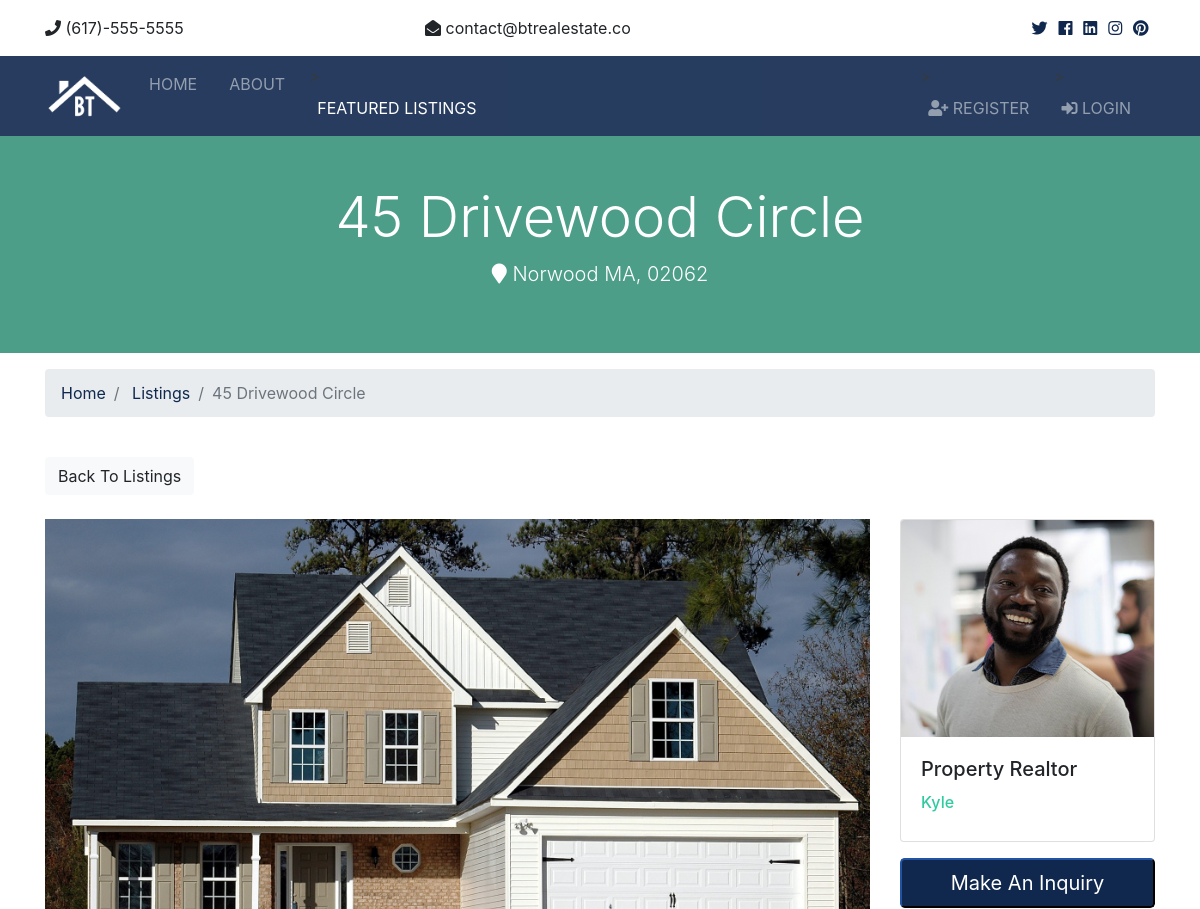
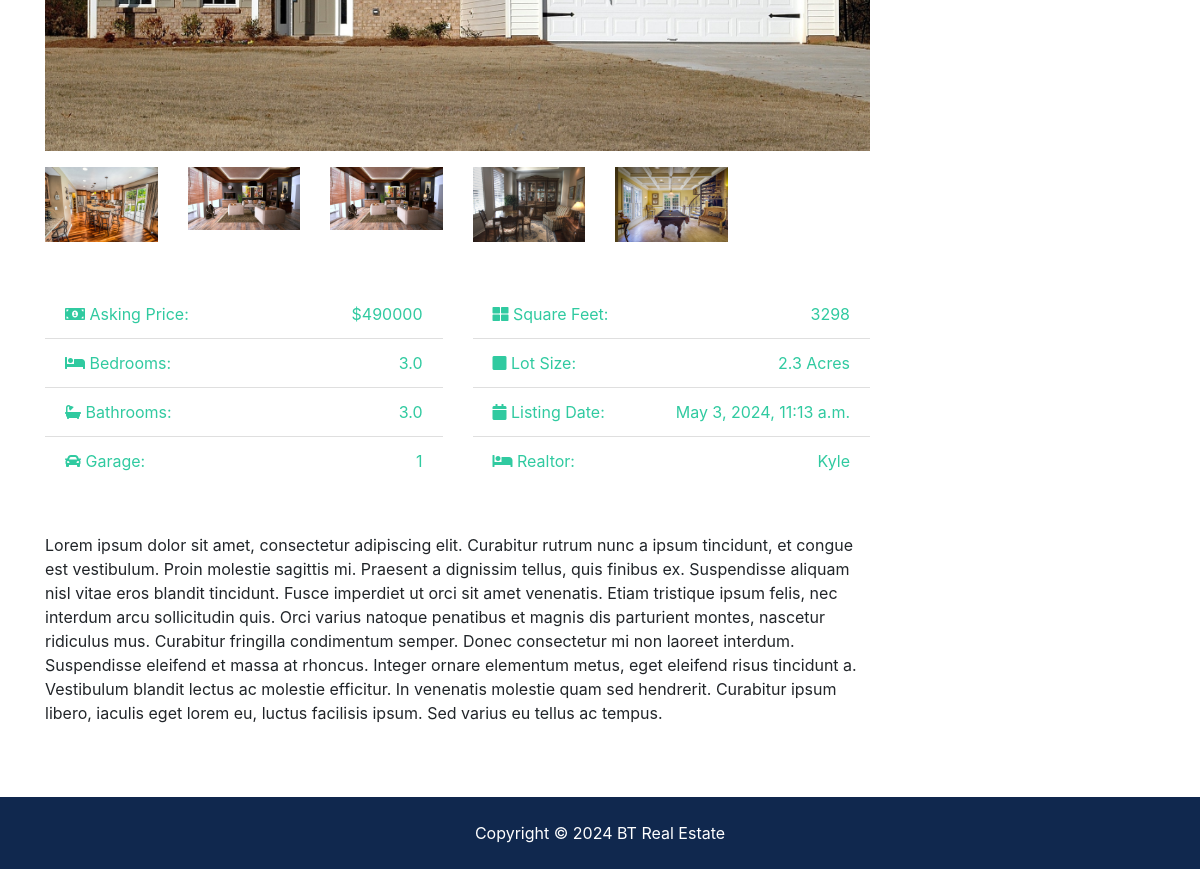
Page /listings/1 on the committed database (2 pictures, top to bottom).
### listing/models.py (models this page shows, shortened)
class Listing(models.Model):
    realtor = models.ForeignKey(Realtor, models.DO_NOTHING)
    title = models.CharField(max_length=100)
    address = models.CharField(max_length=200)
    city = models.CharField(max_length=100)
    state = models.CharField(max_length=100)
    zipcode = models.CharField(max_length=50)
    description = models.TextField(blank=True)
    price = models.IntegerField()
    bedrooms = models.DecimalField(max_digits=2, decimal_places=1)
    garage = models.IntegerField(default=0)
    sqft = models.IntegerField()
    lot_size = models.DecimalField(max_digits=5, decimal_places=1)
    photo_main = models.ImageField(upload_to='photo/%Y/%m/%d', blank=True)
    photo1 = models.ImageField(upload_to='photo/%Y/%m/%d', blank=True)
    photo2 = models.ImageField(upload_to='photo/%Y/%m/%d', blank=True)
    photo3 = models.ImageField(upload_to='photo/%Y/%m/%d', blank=True)
    photo4 = models.ImageField(upload_to='photo/%Y/%m/%d', blank=True)
    photo5 = models.ImageField(upload_to='photo/%Y/%m/%d', blank=True)
    photo6 = models.ImageField(upload_to='photo/%Y/%m/%d', blank=True)
    is_published = models.BooleanField(default=True)
    list_date = models.DateTimeField(default=datetime.now, blank=True)

### realtors/models.py (models this page shows)
class Realtor(models.Model):
    name = models.CharField(max_length=100)
    photo = models.ImageField(upload_to='photos/%Y/%m/%d')
    description = models.TextField(blank=True)
    phone = models.CharField(max_length=20)
    email = models.CharField(max_length=50)
    is_mvp = models.BooleanField(default=False)
    hire_date = models.DateTimeField(default=datetime.now, blank=True)
    def __str__(self):
        return self.name+''

### listing/views.py (the view)
# urls.py: path('listings/',include('listing.urls')),
def listing(request, listing_id):
    listing = get_object_or_404(Listing, pk=listing_id)
    context = {
        'listing' : listing
    }
    return render(request, 'listings/listing.html', context)

### templates/listings/listing.html (shortened to what this page needs)
{% extends 'base.html' %}
{% load humanize %}
{% block content %}
 <section id="showcase-inner" class="py-5 text-white">
    <div class="container">
      <div class="row text-center">
        <div class="col-md-12">
          <h1 class="display-4">{{listing.title}}</h1>
          <p class="lead">
            <i class="fas fa-map-marker"></i> {{listing.city}} {{listing.state}}, {{listing.zipcode}}</p>
        </div>
      </div>
    </div>
  </section>
  <section id="bc" class="mt-3">
    <div class="container">
      <nav>
        <ol class="breadcrumb">
          <li class="breadcrumb-item">
            <a href="{% url 'index' %}">Home</a>
          </li>
          <li class="breadcrumb-item">
            <a href="{% url 'listings' %}">Listings</a>
          </li>
          <li class="breadcrumb-item active">{{listing.title}}</li>
        </ol>
      </nav>
    </div>
  </section>
  <section id="listing" class="py-4">
    <div class="container">
      <a href="{% url 'listings' %}" class="btn btn-light mb-4">Back To Listings</a>
      <div class="row">
        <div class="col-md-9">
          <img src="{{ listing.photo_main.url }}" alt="" class="img-main img-fluid mb-3">
          <div class="row mb-5 thumbs">
            {% if listing.photo1 %}
            <div class="col-md-2">
              <a href="{{ listing.photo1.url }}" data-lightbox="home-images">
                <img src="{{ listing.photo1.url }}" alt="" class="img-fluid">
              </a>
            </div>
            {% endif %}
            {% if listing.photo2 %}
            <div class="col-md-2">
              <a href="{{ listing.photo2.url }}" data-lightbox="home-images">
                <img src="{{ listing.photo2.url }}" alt="" class="img-fluid">
              </a>
            </div>
            {% endif %}
            {% if listing.photo3 %}
            <div class="col-md-2">
              <a href="{{ listing.photo3.url }}" data-lightbox="home-images">
                <img src="{{ listing.photo3.url }}" alt="" class="img-fluid">
              </a>
            </div>
            {% endif %}
            {% if listing.photo4 %}
            <div class="col-md-2">
              <a href="{{ listing.photo4.url }}" data-lightbox="home-images">
                <img src="{{ listing.photo4.url }}" alt="" class="img-fluid">
              </a>
            </div>
            {% endif %}
            {% if listing.photo5 %}
            <div class="col-md-2">
              <a href="{{ listing.photo5.url }}" data-lightbox="home-images">
                <img src="{{ listing.photo5.url }}" alt="" class="img-fluid">
              </a>
            </div>
            {% endif %}
          </div>
          <div class="row mb-5 fields">
            <div class="col-md-6">
              <ul class="list-group list-group-flush">
                <li class="list-group-item text-secondary">
                  <i class="fas fa-money-bill-alt"></i> Asking Price:
                  <span class="float-right">${{listing.price}}</span>
                </li>
                <li class="list-group-item text-secondary">
                  <i class="fas fa-bed"></i> Bedrooms:
                  <span class="float-right">{{listing.bedrooms}}</span>
                </li>
                <li class="list-group-item text-secondary">
                  <i class="fas fa-bath"></i> Bathrooms:
                  <span class="float-right">{{listing.bedrooms}}</span>
                </li>
                <li class="list-group-item text-secondary">
                  <i class="fas fa-car"></i> Garage:
                  <span class="float-right">{{listing.garage}}
                  </span>
                </li>
              </ul>
            </div>
            <div class="col-md-6">
              <ul class="list-group list-group-flush">
                <li class="list-group-item text-secondary">
                  <i class="fas fa-th-large"></i> Square Feet:
                  <span class="float-right">{{listing.sqft}}</span>
                </li>
                <li class="list-group-item text-secondary">
                  <i class="fas fa-square"></i> Lot Size:
                  <span class="float-right">{{listing.lot_size}} Acres
                  </span>
                </li>
                <li class="list-group-item text-secondary">
                  <i class="fas fa-calendar"></i> Listing Date:
                  <span class="float-right">{{listing.list_date}}</span>
                </li>
                <li class="list-group-item text-secondary">
                  <i class="fas fa-bed"></i> Realtor:
                  <span class="float-right">{{listing.realtor}}
                  </span>
                </li>
              </ul>
            </div>
          </div>
          <div class="row mb-5">
            <div class="col-md-12">
              {{listing.description}}
            </div>
          </div>
        </div>
        <div class="col-md-3">
          <div class="card mb-3">
            <img class="card-img-top" src="{{listing.realtor.photo.url}}" alt="">
            <div class="card-body">
              <h5 class="card-title">Property Realtor</h5>
              <h6 class="text-secondary">{{listing.realtor}}</h6>
            </div>
          </div>
          <button class="btn-primary btn-block btn-lg" data-toggle="modal" data-target="#inquiryModal">Make An Inquiry</button>
        </div>
      </div>
    </div>
  </section>
{% endblock %}

### btrs/static/css/all.css (style rules this page uses)
.fa, .fas, .far, .fal, .fab { -moz-osx-font-smoothing: grayscale; -webkit-font-smoothing: antialiased; display: inline-block; font-style: normal; font-variant: normal; text-rendering: auto; line-height: 1; }
.fa-bath:before { content: "\f2cd"; }
.fa-bed:before { content: "\f236"; }
.fa-calendar:before { content: "\f133"; }
.fa-car:before { content: "\f1b9"; }
.fa-map-marker:before { content: "\f041"; }
.fa-money-bill-alt:before { content: "\f3d1"; }
.fa-square:before { content: "\f0c8"; }
.fa-th-large:before { content: "\f009"; }
.fa, .fas { font-family: 'Font Awesome 5 Free'; font-weight: 900; }

### btrs/static/css/style.css (style rules this page uses)
img { width: 100%; }
#showcase-inner { background: url(../img/building.jpg) no-repeat top center fixed/cover; position: relative; overflow: hidden; min-height: 200px; }
#showcase-inner::before { content: ''; position: absolute; top: 0; left: 0; min-height: 100%; width: 100%; background: rgba(32, 134, 107, 0.8); }

### rows in the picture
Listing: title "45 Drivewood Circle", city "Norwood", state "MA", zipcode "02062", photo_main (picture), photo1 (picture), photo2 (picture), photo3 (picture), photo4 (picture), photo5 (picture), price "490000", bedrooms "3.0", garage "1", sqft "3298", lot_size "2.3", list_date "May 3, 2024, 11:13 a.m.", realtor "Kyle", description "Lorem ipsum dolor sit amet, consectetur adipiscing elit. Curabitur rutrum nunc a ipsum tincidunt, et congue est vestibulum. Proin molestie sagittis mi. Praesent a dignissim tellus, quis finibus ex. Suspendisse aliquam nisl vitae eros blandit tincidunt. Fusce imperdiet ut orci sit amet venenatis. Etiam tristique ipsum felis, nec interdum arcu sollicitudin quis. Orci varius natoque penatibus et magnis dis parturient montes, nascetur ridiculus mus. Curabitur fringilla condimentum semper. Donec consectetur mi non laoreet interdum. Suspendisse eleifend et massa at rhoncus. Integer ornare elementum metus, eget eleifend risus tincidunt a. Vestibulum blandit lectus ac molestie efficitur. In…", realtor.photo (picture)
